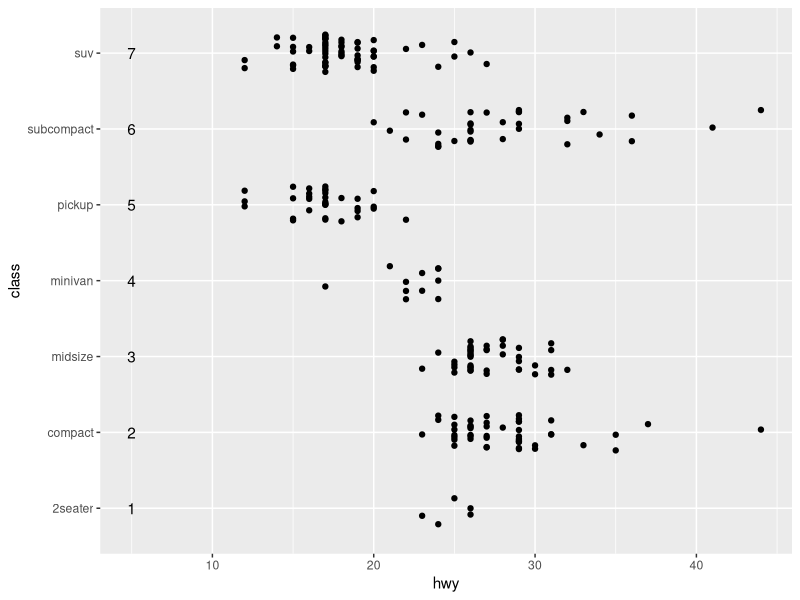

Reproduce this figure in R.
library(ggplot2)
ggplot(mpg, aes(x = hwy, y = class)) + 
  geom_jitter(width = 0, height = .25) +
  annotate("text", x = 5, y = 1:7, label = 1:7)
